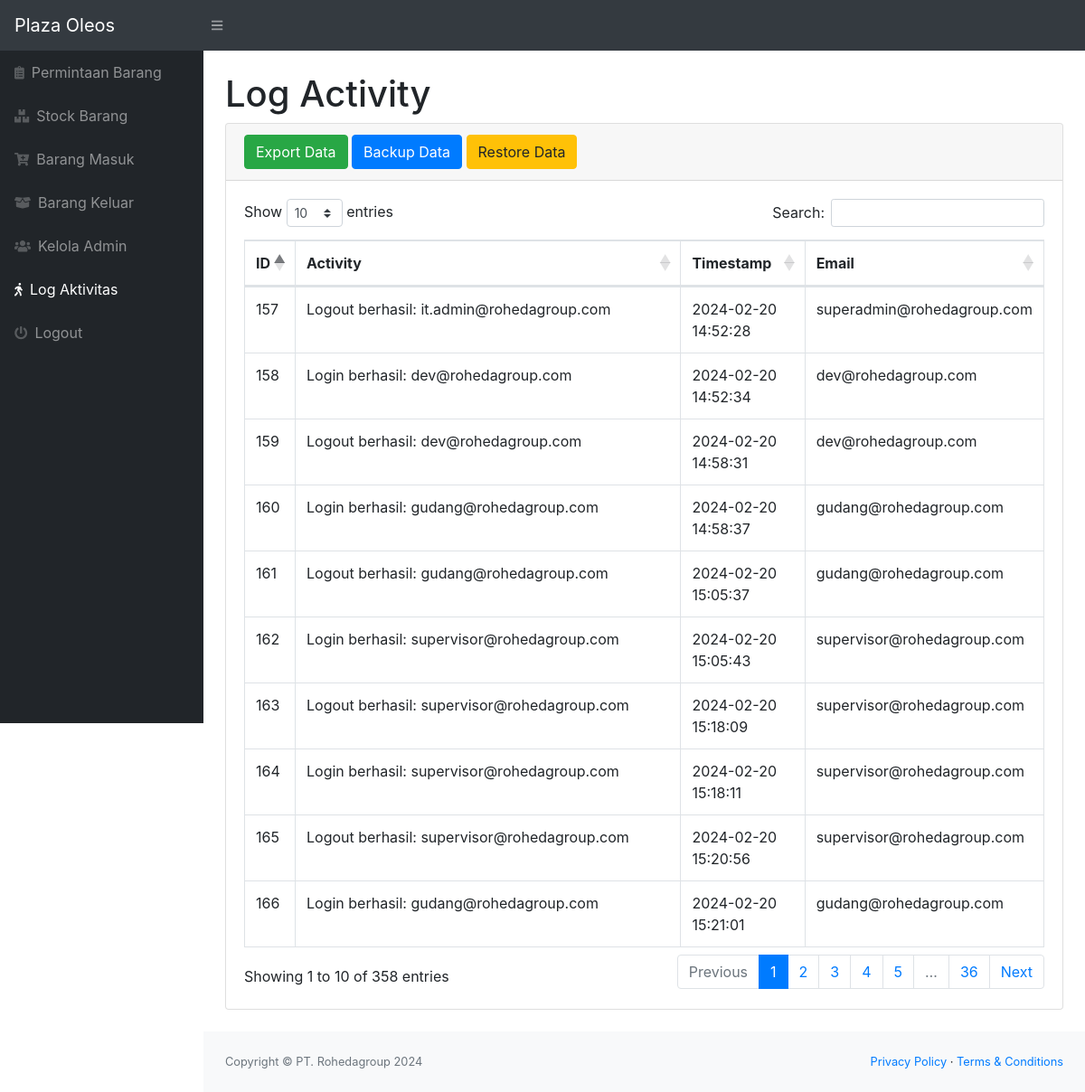
Page /log.php (signed in) on the committed database.
### tables this page shows
CREATE TABLE `log` (
  `id` int(11) NOT NULL,
  `activity` varchar(255) DEFAULT NULL,
  `timestamp` datetime DEFAULT current_timestamp(),
  `iduser` int(11) DEFAULT NULL
);

### log.php (the view, shortened to what this page needs)
<?php
require 'function.php';
$query = "SELECT log.id, log.activity, log.timestamp, login.email
          FROM log
          LEFT JOIN login ON log.iduser = login.iduser
          ORDER BY log.timestamp DESC";
$result = mysqli_query($conn, $query);
?>
<!DOCTYPE html>
<html lang="en">
<head>
    <link href="css/styles.css" rel="stylesheet" />
    <link href="https://cdn.datatables.net/1.10.20/css/dataTables.bootstrap4.min.css" rel="stylesheet" />
</head>
<body class="sb-nav-fixed">
    <nav class="sb-topnav navbar navbar-expand navbar-dark bg-dark">
        <a class="navbar-brand" href="index.php">Plaza Oleos</a>
        <button class="btn btn-link btn-sm order-1 order-lg-0" id="sidebarToggle" href="#"><i class="fas fa-bars"></i></button>
    </nav>
    <div id="layoutSidenav">
        <div id="layoutSidenav_nav">
            <nav class="sb-sidenav accordion sb-sidenav-dark" id="sidenavAccordion">
                <div class="sb-sidenav-menu">
                    <div class="nav">
                        <?php if ($_SESSION['role'] === 'superadmin' || $_SESSION['role'] === 'dev' || $_SESSION['role'] === 'supervisor') { ?>
                            <a class="nav-link" href="permintaan.php">
                                <div class="sb-nav-link-icon"><i class="fas fa-clipboard-list"></i></div>
                                Permintaan Barang
                            </a>
                        <?php } ?>
                        <?php if ($_SESSION['role'] === 'superadmin' || $_SESSION['role'] === 'dev' || $_SESSION['role'] === 'gudang') { ?>
                            <a class="nav-link" href="index.php">
                                <div class="sb-nav-link-icon"><i class="fas fa-boxes"></i></div>
                                Stock Barang
                            </a>
                        <?php } ?>
                        <?php if ($_SESSION['role'] === 'superadmin' || $_SESSION['role'] === 'dev' || $_SESSION['role'] === 'gudang') { ?>
                            <a class="nav-link" href="barang_masuk.php">
                                <div class="sb-nav-link-icon"><i class="fas fa-cart-plus"></i></div>
                                Barang Masuk
                            </a>
                        <?php } ?>
                        <?php if ($_SESSION['role'] === 'superadmin' || $_SESSION['role'] === 'dev' || $_SESSION['role'] === 'gudang') { ?>
                            <a class="nav-link" href="barang_keluar.php">
                                <div class="sb-nav-link-icon"><i class="fas fa-box-open"></i></div>
                                Barang Keluar
                            </a>
                        <?php } ?>
                        <?php if ($_SESSION['role'] === 'superadmin' || $_SESSION['role'] === 'dev') { ?>
                            <a class="nav-link" href="admin.php">
                                <div class="sb-nav-link-icon"><i class="fas fa-users"></i></div>
                                Kelola Admin
                            </a>
                        <?php } ?>
                        <?php if ($_SESSION['role'] === 'superadmin' || $_SESSION['role'] === 'dev') { ?>
                            <a class="nav-link" href="log.php">
                                <div class="sb-nav-link-icon"><i class="fas fa-walking"></i></div>
                                Log Aktivitas
                            </a>
                        <?php } ?>
                        <a class="nav-link" href="logout.php">
                            <div class="sb-nav-link-icon"><i class="fas fa-power-off"></i></div>
                            Logout
                        </a>
                    </div>
                </div>
            </nav>
        </div>
        <div id="layoutSidenav_content">
            <main>
                <div class="container-fluid">
                    <h1 class="mt-4">Log Activity</h1>
                    <div class="card mb-4">
                        <div class="card-header">
                            <button type="button" class="btn btn-success" data-toggle="modal" data-target="#export">
                                Export Data
                            </button>
                            <button type="button" class="btn btn-primary" data-toggle="modal" data-target="#backup">
                                Backup Data
                            </button>
                            <button type="button" class="btn btn-warning" data-toggle="modal" data-target="#restoreModal">
                                Restore Data
                            </button>
                        </div>
                        <div class="card-body">
                            <div class="table-responsive">
                                <table class="table table-bordered" id="dataTable" width="100%" cellspacing="0">
                                    <thead>
                                        <tr>
                                            <th>ID</th>
                                            <th>Activity</th>
                                            <th>Timestamp</th>
                                            <th>Email</th>
                                        </tr>
                                    </thead>
                                    <tbody>
                                        <?php
                                        while ($row = mysqli_fetch_assoc($result)) {
                                            echo "<tr>";
                                            echo "<td>" . htmlspecialchars($row['id']) . "</td>";
                                            echo "<td>" . htmlspecialchars($row['activity']) . "</td>";
                                            echo "<td>" . htmlspecialchars($row['timestamp']) . "</td>";
                                            echo "<td>" . htmlspecialchars($row['email']) . "</td>";
                                            echo "</tr>";
                                        }
                                        ?>
                                    </tbody>
                                </table>
                            </div>
                        </div>
                    </div>
                </div>
            </main>
            <footer class="py-4 bg-light mt-auto">
                <div class="container-fluid">
                    <div class="d-flex align-items-center justify-content-between small">
                        <div class="text-muted">Copyright &copy; PT. Rohedagroup 2024</div>
                        <div>
                            <a href="#">Privacy Policy</a>
                            &middot;
                            <a href="#">Terms &amp; Conditions</a>
                        </div>
                    </div>
                </div>
            </footer>
        </div>
    </div>
</body>
</html>

### rows in the picture
log: id "166", activity "Login berhasil: gudang@rohedagroup.com", timestamp "2024-02-20 15:21:01", iduser.email "gudang@rohedagroup.com"
log: id "165", activity "Logout berhasil: supervisor@rohedagroup.com", timestamp "2024-02-20 15:20:56", iduser.email "supervisor@rohedagroup.com"
log: id "164", activity "Login berhasil: supervisor@rohedagroup.com", timestamp "2024-02-20 15:18:11", iduser.email "supervisor@rohedagroup.com"
log: id "163", activity "Logout berhasil: supervisor@rohedagroup.com", timestamp "2024-02-20 15:18:09", iduser.email "supervisor@rohedagroup.com"
log: id "162", activity "Login berhasil: supervisor@rohedagroup.com", timestamp "2024-02-20 15:05:43", iduser.email "supervisor@rohedagroup.com"
log: id "161", activity "Logout berhasil: gudang@rohedagroup.com", timestamp "2024-02-20 15:05:37", iduser.email "gudang@rohedagroup.com"
log: id "160", activity "Login berhasil: gudang@rohedagroup.com", timestamp "2024-02-20 14:58:37", iduser.email "gudang@rohedagroup.com"
log: id "159", activity "Logout berhasil: dev@rohedagroup.com", timestamp "2024-02-20 14:58:31", iduser.email "dev@rohedagroup.com"
log: id "158", activity "Login berhasil: dev@rohedagroup.com", timestamp "2024-02-20 14:52:34", iduser.email "dev@rohedagroup.com"
log: id "157", activity "Logout berhasil: it.admin@rohedagroup.com", timestamp "2024-02-20 14:52:28", iduser.email "superadmin@rohedagroup.com"
